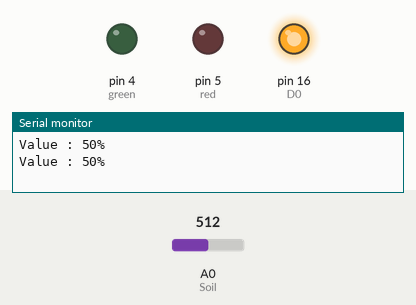
A sketch run on a simulated Arduino Uno, built with avr-gcc and run on an emulated ATmega328P. Shown: output pins drawn as LEDs (lit = HIGH), the last lines printed to the serial monitor. Dashed ring = blinking. The test bench sets the inputs (shaded band); at power-on: A0 (Soil) = 512. Pins used as bus, display or sensor lines are not drawn.

Above: at 3.8 s.
3.9 s: A0 (Soil) set to 276
7.8 s: A0 (Soil) set to 249
At 8.7 s:
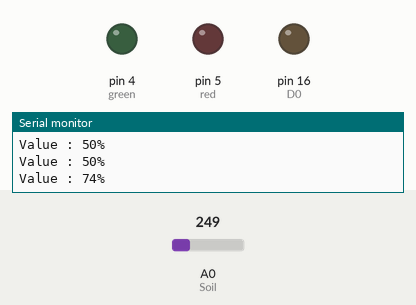
15.5 s: A0 (Soil) set to 215
19.4 s: A0 (Soil) set to 189
At 19.6 s:
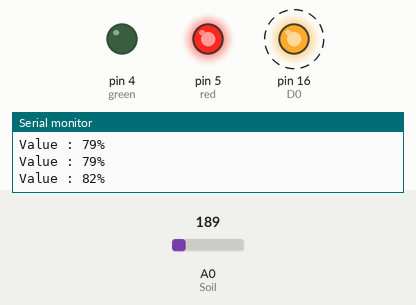
23.3 s: A0 (Soil) set to 306
At 24.8 s:
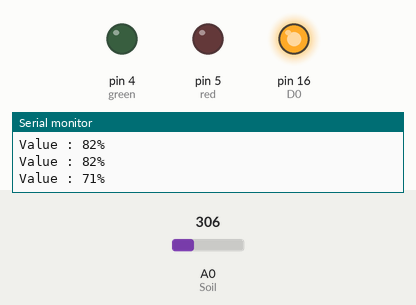
31.0 s: A0 (Soil) set to 122
At 33.15 s:
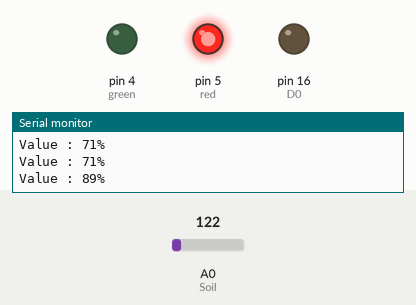
Timing chart, 0 to 36.5 s (numbered marks = the images above; inputs shaded):
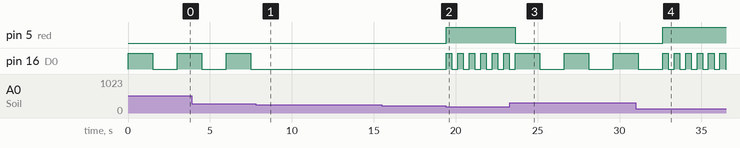

The sketch:

sketch_aug02e.ino
```cpp
#define A0 0
#define Soil A0

#define D0 16
#define Buzzer D0

int red = 5;
int green = 4;
int blue = 0;

void setup (){
  Serial.begin(9600);
  pinMode(red,OUTPUT);
  pinMode(green,OUTPUT);
  pinMode(blue,OUTPUT);
  pinMode(Buzzer,OUTPUT);
}

void loop()
{
  int A = analogRead(Soil);
  int value = map(A, 0, 1023, 100, 0);
  Serial.print("Value : ");
  Serial.print(value);
  Serial.println("%");

  if(value < 75){
    one();
    }
  if (value < 75 && value > 80){
    two();
  }
  if (value > 80){
    three ();
  }
}


void three(){
  digitalWrite(red,HIGH);
  digitalWrite(green,LOW);
  digitalWrite(blue,LOW);

  digitalWrite(Buzzer,HIGH);
  delay(350);
  digitalWrite(Buzzer,LOW);
  delay(350);
}

void two(){
  digitalWrite(red,LOW);
  digitalWrite(green,HIGH);
  digitalWrite(blue,LOW);

  digitalWrite(Buzzer,HIGH);
  delay(700);
  digitalWrite(Buzzer,LOW);
  delay(700);
}

void one(){
  digitalWrite(red,LOW);
  digitalWrite(green,LOW);
  digitalWrite(blue,HIGH);

  digitalWrite(Buzzer,HIGH);
  delay(1500);
  digitalWrite(Buzzer,LOW);
  delay(1500);
}
```

Measured:
- the behaviour switches between 266 and 265 on A0 (Soil) (found by bisection; images 0 and 1)
- the behaviour switches between 205 and 204 on A0 (Soil) (found by bisection; images 1 and 2)
- after the input at 7.8 s, pin 16 (D0): stops changing and stays LOW
- after the input at 19.4 s, pin 5 (red): LOW → HIGH at once; pin 16 (D0): alternates HIGH for 0.35 s and LOW for 0.35 s, starting at once
- after the input at 23.3 s, pin 5 (red): HIGH → LOW after 0.33 s; pin 16 (D0): alternates HIGH for 1.5 s and LOW for 1.5 s, starting after 1.8 s
- after the input at 31.0 s, pin 5 (red): LOW → HIGH after 1.6 s
